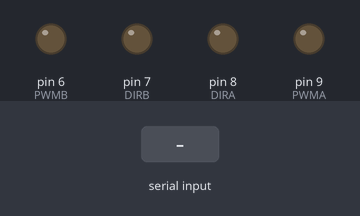
This sketch was run on a simulated Arduino Uno, built with avr-gcc and run on an emulated ATmega328P. Parts: output pins drawn as LEDs (lit = HIGH). The inputs (shaded band) are chosen by the test bench.

Above: at 1.2 s.
1.3 s: "8" received over Serial
At 2.1 s:
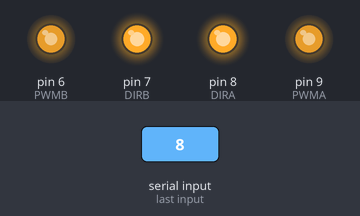
2.8 s: "2" received over Serial
At 3.2 s:
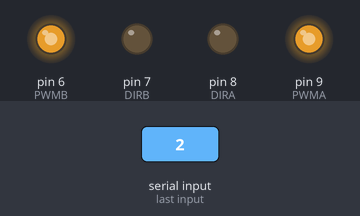
4.3 s: "4" received over Serial
At 5.5 s:
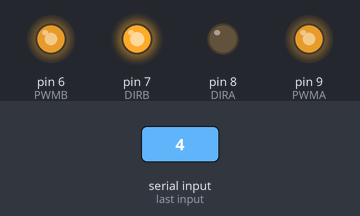
5.8 s: "6" received over Serial
At 6.7 s:
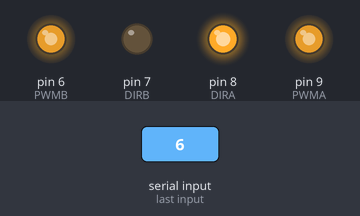
Timing chart, 0 to 8.3 s (numbered marks = the images above; inputs shaded):
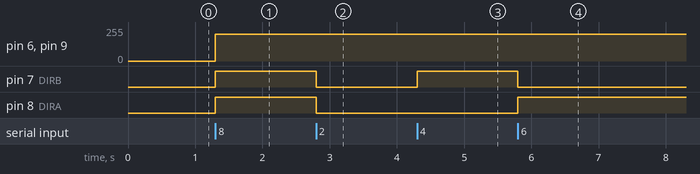

The sketch:

lolik.ino
```cpp
#define PWMB 6
#define DIRB 7
#define DIRA 8
#define PWMA 9

char incomingByte;

void forward();
void backward();
void left();
void right();
void stop();

void setup() {
  Serial.begin(9600);
  pinMode(PWMB , OUTPUT);
  pinMode(DIRB , OUTPUT);
  pinMode(DIRA , OUTPUT);
  pinMode(PWMA , OUTPUT);
}

void loop() {
  if (Serial.available() > 0) {
    incomingByte = Serial.read();
    if (incomingByte == '8') {
      forward();
    }
    else if (incomingByte == '2') {
      backward();
    }
    else if (incomingByte == '4') {
      left();
    }
    else if (incomingByte == '6') {
      right();
    }
    else if (incomingByte == '5') {
      stop();
    }
  }
}
void forward() {
  digitalWrite(DIRA, 1);
  digitalWrite(DIRB, 1);
  analogWrite(PWMA, 200);
  analogWrite(PWMB, 200);
}
void backward() {
  digitalWrite(DIRA, 0);
  digitalWrite(DIRB, 0);
  analogWrite(PWMA, 200);
  analogWrite(PWMB, 200);
}
void left() {
  digitalWrite(DIRA, 0);
  digitalWrite(DIRB, 1);
  analogWrite(PWMA, 200);
  analogWrite(PWMB, 200);
}
void right() {
  digitalWrite(DIRA, 1);
  digitalWrite(DIRB, 0);
  analogWrite(PWMA, 200);
  analogWrite(PWMB, 200);
}
void stop() {
  digitalWrite(DIRA, 0);
  digitalWrite(DIRB, 0);
  analogWrite(PWMA, 0);
  analogWrite(PWMB, 0);
}
```

Measured:
- after the input at 1.3 s, pin 6 (PWMB), pin 9 (PWMA): 0/255 → 200/255 at once; pin 7 (DIRB), pin 8 (DIRA): LOW → HIGH at once
- after the input at 2.8 s, pin 7 (DIRB), pin 8 (DIRA): HIGH → LOW at once
- after the input at 4.3 s, pin 7 (DIRB): LOW → HIGH at once
- after the input at 5.8 s, pin 7 (DIRB): HIGH → LOW at once; pin 8 (DIRA): LOW → HIGH at once
